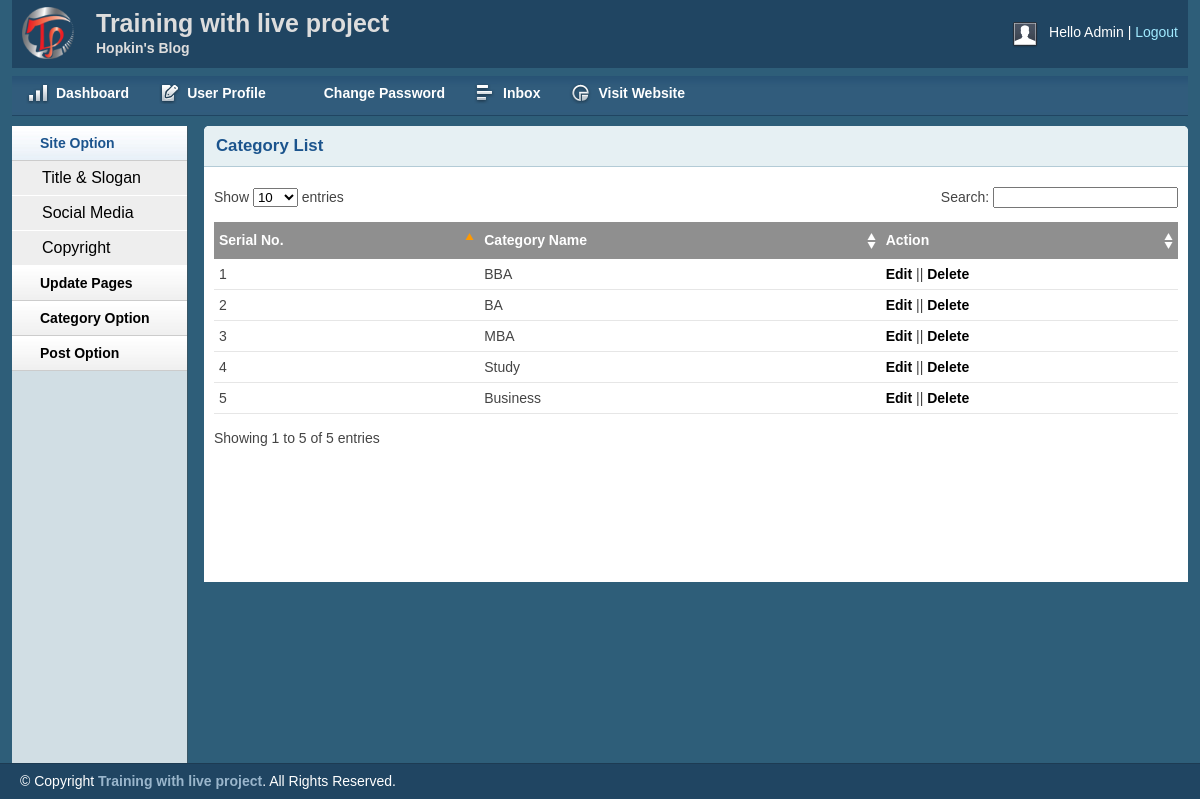
The page /admin/catlist.php (signed in) on the database its author committed.
### tables this page shows
CREATE TABLE `tbl_category` (
  `id` int(11) NOT NULL,
  `name` varchar(50) NOT NULL
);

### lib/Database.php (called while the page is built, shortened)
<?php
Class Database{
	public $host   = DB_HOST;
	public $user   = DB_USER;
	public $pass   = DB_PASS;
	public $dbname = DB_NAME;
	public $link;
	private function connectDB(){
	$this->link = new mysqli($this->host, $this->user, $this->pass, $this->dbname);
 }
	public function select($query){
		$result = $this->link->query($query) or die($this->link->error.__LINE__);
		if($result->num_rows > 0){
			return $result;
		} else {
			return false;
		}
	}
}

### admin/catlist.php (the view)
<?php
include 'inc/header.php';
include 'inc/sidebar.php';
?>
<div class="grid_10">
    <div class="box round first grid">
        <h2>Category List</h2>
        <div class="block">
            <table class="data display datatable" id="example">
            <thead>
                <tr>
                    <th>Serial No.</th>
                    <th>Category Name</th>
                    <th>Action</th>
                </tr>
            </thead>
            <tbody>
                <?php
                    $query = "select * from tbl_category order by id desc";
                    $category=$db->select($query);
                    if($category){
                        $i=0;
                        while($result = $category->fetch_assoc()){
                            $i++;
                ?>
                <tr class="odd gradeX">
                    <td><?php echo $i;?></td>
                    <td><?php echo $result['name'];?></td>
                    <td>
                        <a href="editcat.php?catid=<?php echo $result['id'];?>">Edit</a> ||
                        <a onclick="return confirm('Are you sure to Delete!?')" href="delcat.php?delcat=<?php echo $result['id'];?>">Delete</a></td>
                </tr>
                <?php }} ?>
            </tbody>
        </table>
        </div>
    </div>
</div>
<?php
include 'inc/footer.php';
?>

### admin/css/layout.css (style rules this page uses)
body { background: #fff none repeat scroll 0 0; color: #444; font-size: 14px; padding: 0; }
a { color: #000; font-weight:bold; text-decoration: none; }
h1, h2, h3, h4, h5, h6 { line-height:1.2em; margin-bottom:.3em; }
h2 { margin-top:1em; }
.box { background:#fff; margin-bottom:20px; padding:10px 10px 10px 10px; margin-left:-8px; }
.box.grid { padding-bottom:40px; }
.box.round { -moz-border-radius: 5px 5px 0px 0px; -webkit-border-radius: 5px 5px 0px 0px; border-radius: 5px 5px 0px 0px; }
.box h2 { font-size:1.2em; font-weight:bold; color:#1B548D; background:#E6F0F3; margin:-10px -10px 0 -10px; padding:10px 12px; border-bottom:1px solid #B3CBD6; -moz-border-radius: 5px 5px 0px 0px; -webkit-border-radius: 5px 5px 0px 0px; border-radius: 5px 5px 0px 0px; }
.box.first { min-height: 406px; }
.block { padding-top:20px; }
.block { padding-bottom:1px; }
table.display { margin: 0 auto; clear: both; width: 100%; }
.sorting_asc { background: #8f8f8f url(../img/table/sort_asc.png) no-repeat center right; padding:8px 5px; text-align:left; color:#fff; }
.sorting { background:#8f8f8f url(../img/table/sort_both.png) no-repeat center right; padding:8px 5px; text-align:left; color:#fff; }
tr.odd { height: 30px; line-height: 30px; border-bottom:1px solid #e6e6e6; }
tr.even { height: 30px; line-height: 30px; border-bottom:1px solid #e6e6e6; }
tr.odd td, tr.even td { padding-left:5px; }

### rows shown on the page
tbl_category: name "BBA"
tbl_category: name "BA"
tbl_category: name "MBA"
tbl_category: name "Study"
tbl_category: name "Business"
